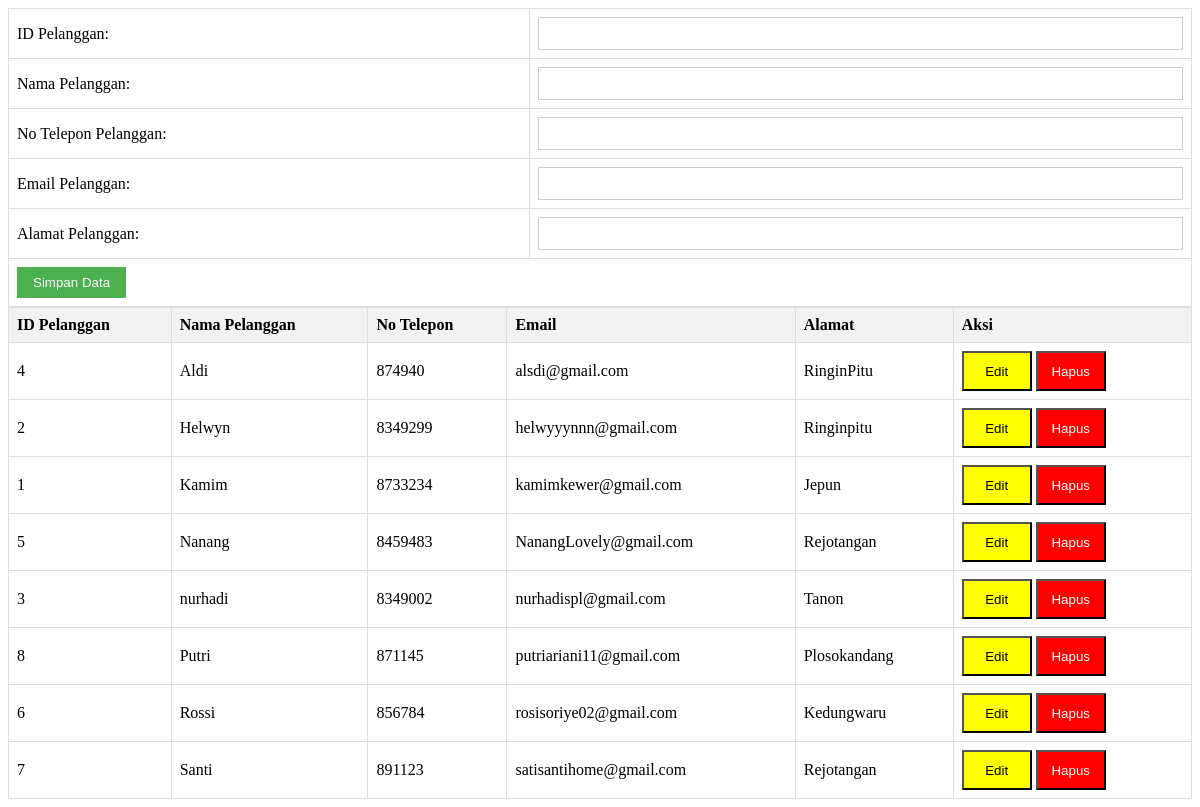
Before: /CRUDpelanggan.php with the older database file.
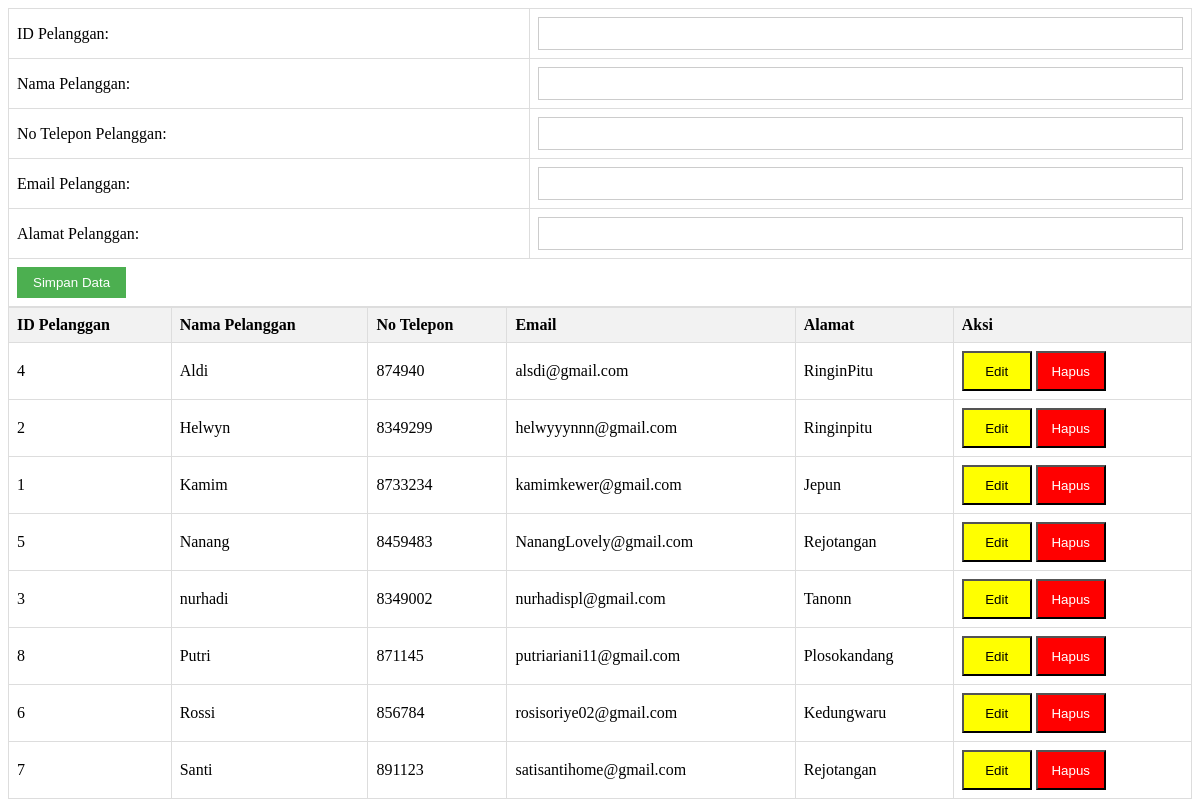
After: the same page with the newer database file.
### tables this page shows
CREATE TABLE `pelanggan` (
  `ID_Pelanggan` varchar(4) NOT NULL,
  `Nama_Pelanggan` varchar(50) DEFAULT NULL,
  `No_Hp_Pelanggan` int(16) DEFAULT NULL,
  `Email_Pelanggan` varchar(35) DEFAULT NULL,
  `Alamat_Pelanggan` varchar(100) DEFAULT NULL
);

### CRUDpelanggan.php (the view, shortened to what this page needs)
<!DOCTYPE html>
<html>
<head>
</head>
<body>
<?php
include "koneksi.php";
$id_pelanggan = '';
$nama_pelanggan = '';
$no_hp_pelanggan = '';
$email_pelanggan = '';
$alamat_pelanggan = '';
?>
<form action="" method="POST">
    <table>
        <tr>
            <td><label for="id_pelanggan">ID Pelanggan:</label></td>
            <td><input type="text" name="id_pelanggan" value="<?php echo htmlspecialchars($id_pelanggan); ?>" required></td>
        </tr>
        <tr>
            <td><label for="nama_pelanggan">Nama Pelanggan:</label></td>
            <td><input type="text" name="nama_pelanggan" value="<?php echo htmlspecialchars($nama_pelanggan); ?>" required></td>
        </tr>
        <tr>
            <td><label for="no_hp_pelanggan">No Telepon Pelanggan:</label></td>
            <td><input type="text" name="no_hp_pelanggan" value="<?php echo htmlspecialchars($no_hp_pelanggan); ?>" required></td>
        </tr>
        <tr>
            <td><label for="email_pelanggan">Email Pelanggan:</label></td>
            <td><input type="text" name="email_pelanggan" value="<?php echo htmlspecialchars($email_pelanggan); ?>" required></td>
        </tr>
        <tr>
            <td><label for="alamat_pelanggan">Alamat Pelanggan:</label></td>
            <td><input type="text" name="alamat_pelanggan" value="<?php echo htmlspecialchars($alamat_pelanggan); ?>" required></td>
        </tr>
        <tr>
            <td colspan="2">
                <?php if ($id_pelanggan != ''): ?>
                    <input type="hidden" name="edit" value="true">
                    <input type="submit" value="Update Data">
                <?php else: ?>
                    <input type="submit" value="Simpan Data">
                <?php endif; ?>
            </td>
        </tr>
    </table>
</form>
<table>
    <tr>
        <th>ID Pelanggan</th>
        <th>Nama Pelanggan</th>
        <th>No Telepon</th>
        <th>Email</th>
        <th>Alamat</th>
        <th>Aksi</th>
    </tr>
    <?php
    $sql = "SELECT * FROM pelanggan ORDER BY Nama_Pelanggan ASC";
    $result = $koneksi->query($sql);
    if ($result->num_rows > 0) {
        while ($tampil = $result->fetch_assoc()) {
            echo "
            <tr>
                <td>" . htmlspecialchars($tampil['ID_Pelanggan']) . "</td>
                <td>" . htmlspecialchars($tampil['Nama_Pelanggan']) . "</td>
                <td>" . htmlspecialchars($tampil['No_Hp_Pelanggan']) . "</td>
                <td>" . htmlspecialchars($tampil['Email_Pelanggan']) . "</td>
                <td>" . htmlspecialchars($tampil['Alamat_Pelanggan']) . "</td>
                <td class='aksi'>
                    <button class='edit' onclick='window.location.href=\"?edit=" . urlencode($tampil['ID_Pelanggan']) . "\"'>Edit</button>
                    <button class='hapus' onclick='if (confirm(\"Yakin ingin menghapus?\")) window.location.href=\"?delete=" . urlencode($tampil['ID_Pelanggan']) . "\"'>Hapus</button>
                </td>
            </tr>
            ";
        }
    } else {
        echo "<tr><td colspan='6'>Tidak ada data Pelanggan</td></tr>";
    }
    ?>
</table>
</body>
</html>

Changed rows visible on the page:
changed pelanggan "nurhadi": Alamat_Pelanggan "Tanon" → "Tanonn"
